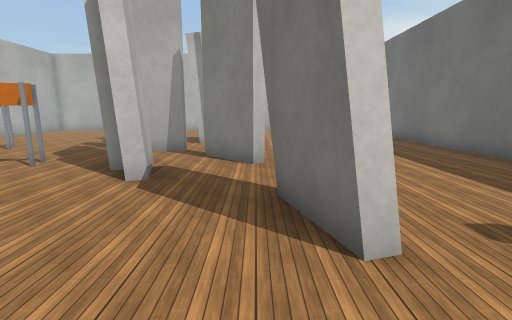
view 1 (above)

15 first-person views from a walk through a robot-simulator world made for Webots. The camera is 0.64 m above the floor, tilts 10° down and sees 85° across. The floor is counted in squares, 0.5 m on a side. Each view is taken from the middle of a square. On the plan, view 1 faces up. The plan holds only what a view shows up to about 13 squares ahead; the rest is blank. The robots in the file are not drawn. Simple shapes and patterns stand in for the simulator's stock objects.

view 2
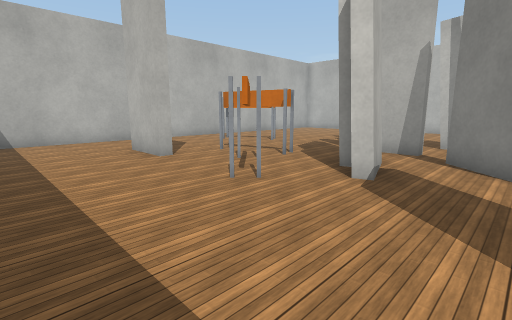

view 3
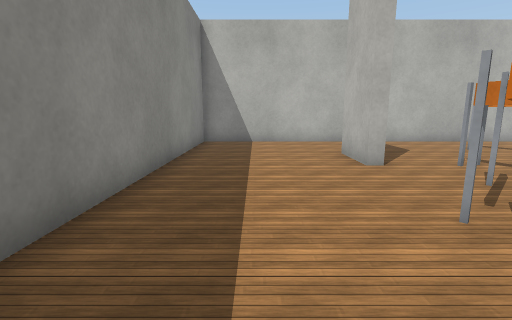

view 4
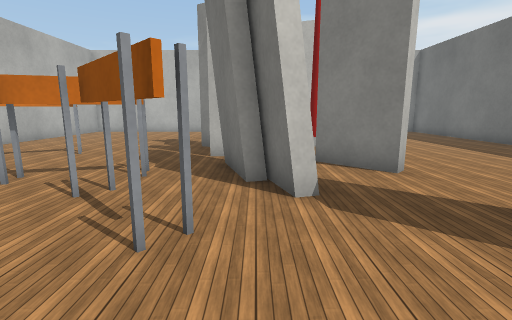

view 5
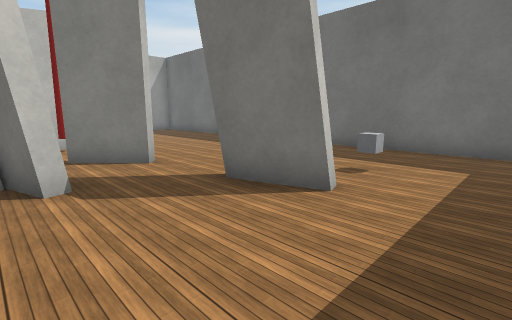

view 6
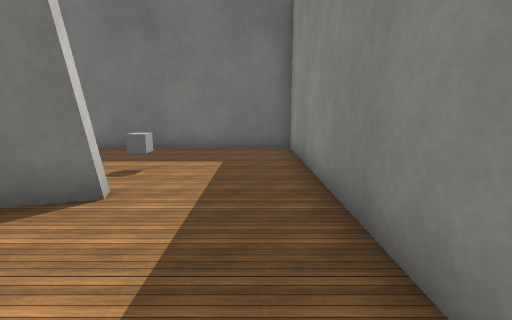

view 7
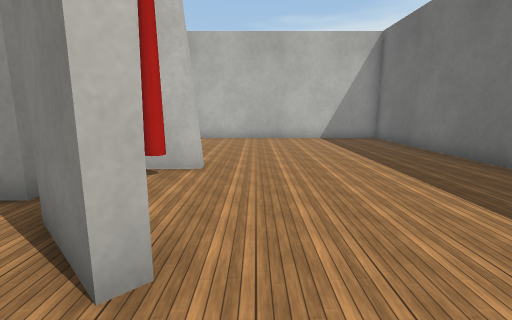

view 8
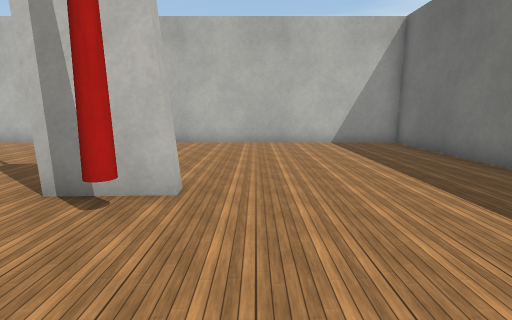

view 9
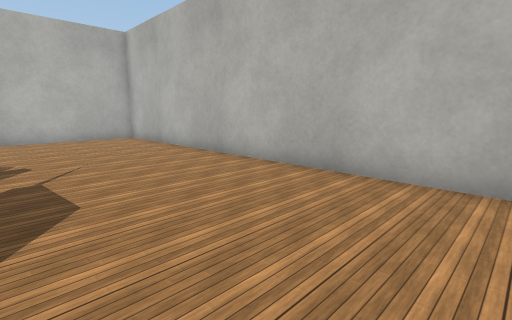

view 10
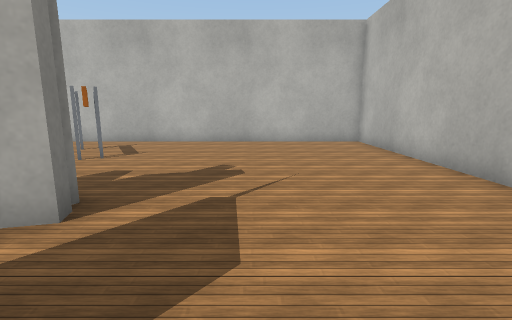

view 11
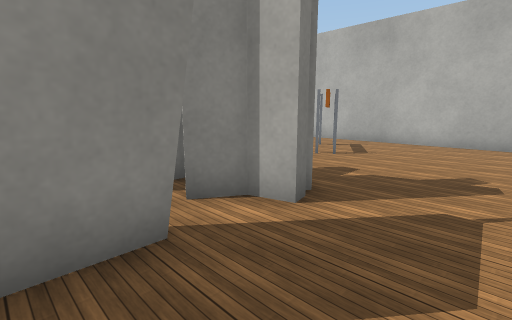

view 12
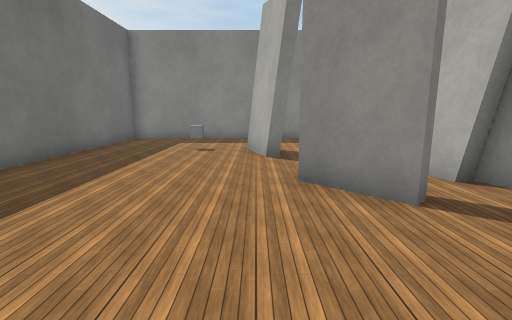

view 13
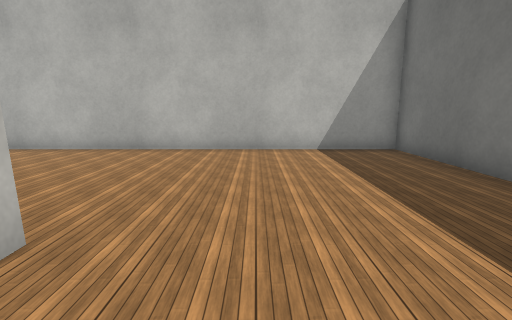

view 14
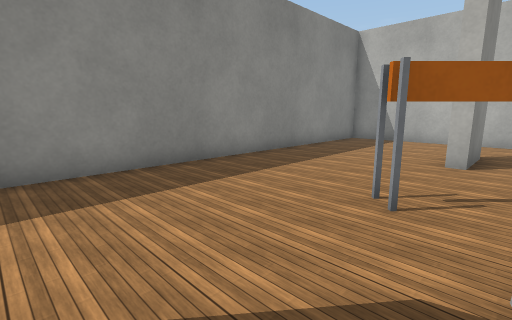

view 15
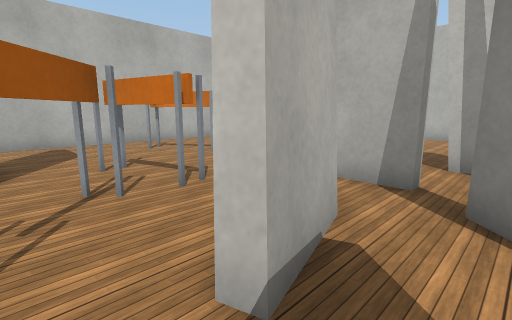

### Floor plan
Points are (right, up) in squares from view 1. A wall is a line through its corners. A room is listed if a view was taken in it or the views show most of it. See-through windows are left out.
Room 1 (views 1, 2, 3, 4, 5, 6, 7, 8, 9, 10, 11, 12, 13, 14, 15)
walls: (-2.3, 9.4) (-2.3, 8.9) (-4.4, 8.9); (-1.2, 8.4) (0.2, 6.9) (-0.1, 6.7) (-1.5, 8.1) (-1.2, 8.4); (-3.3, 7.5) (-3.2, 7); (-2.8, 7.1) (-2.4, 5.4); (-3.3, 7.1) (-2.7, 7.3); (-2.5, 11.6) (-1, 11.7); (-2.9, 6.4) (-3.5, 6.2); (-4.6, 10.9) (-5, 11.2); (-0.5, 11.9) (-0.5, 11.4) (-2.7, 11.3); (-3.4, 6) (-4, 8.2); (-0.3, 11.9) (-0.3, 11.4); (-2.2, 5.5) (-2.6, 5.3) (-3, 6.7); (-4.5, 11.6) (-4.1, 11.7) (-3.9, 11) (-3, 10.5); (-2.1, 5.3) (-2.5, 5.2); (0.1, 4.4) (0.4, 4.5) (1.1, 2.3); (1.3, 2.5) (0.8, 2.4) (0.2, 4.2); (-9.5, 4) (-7.5, 4) (-7.5, 3.6) (-9.5, 3.6); (6.7, 18.3) (-12.7, 18.3) (-12.7, -1.2) (6.7, -1.2) (6.7, 18.3)
low walls: (-1.4, 11.2) (-2.4, 11.2); (-3.2, 7) (-2.7, 7.1) (-2.2, 5.5); (-2.8, 6.2) (-3.4, 6); (0.2, 4.2) (0.8, 4.4)
ways out: gap at (-4, 8)
objects: barrier (-10, 8) to (-9, 9); barrier (-7, 6) to (-5, 7); barrier (-6, 4) to (-4, 5); red cone (-1, 11); grey box (3, 3)

Positions as (right, up) in squares from view 1, and headings:
1: (0, 0), facing up
2: (0, 0), facing up-left
3: (-1, 1), facing left
4: (-3, 1), facing up
5: (-3, 0), facing up-right
6: (-3, 0), facing right
7: (1, 5), facing up
8: (1, 7), facing up
9: (1, 13), facing up-left
10: (-1, 14), facing left
11: (-1, 14), facing down-left
12: (1, 12), facing down
13: (2, 9), facing up
14: (0, 5), facing down-left
15: (-1, 4), facing up-left
